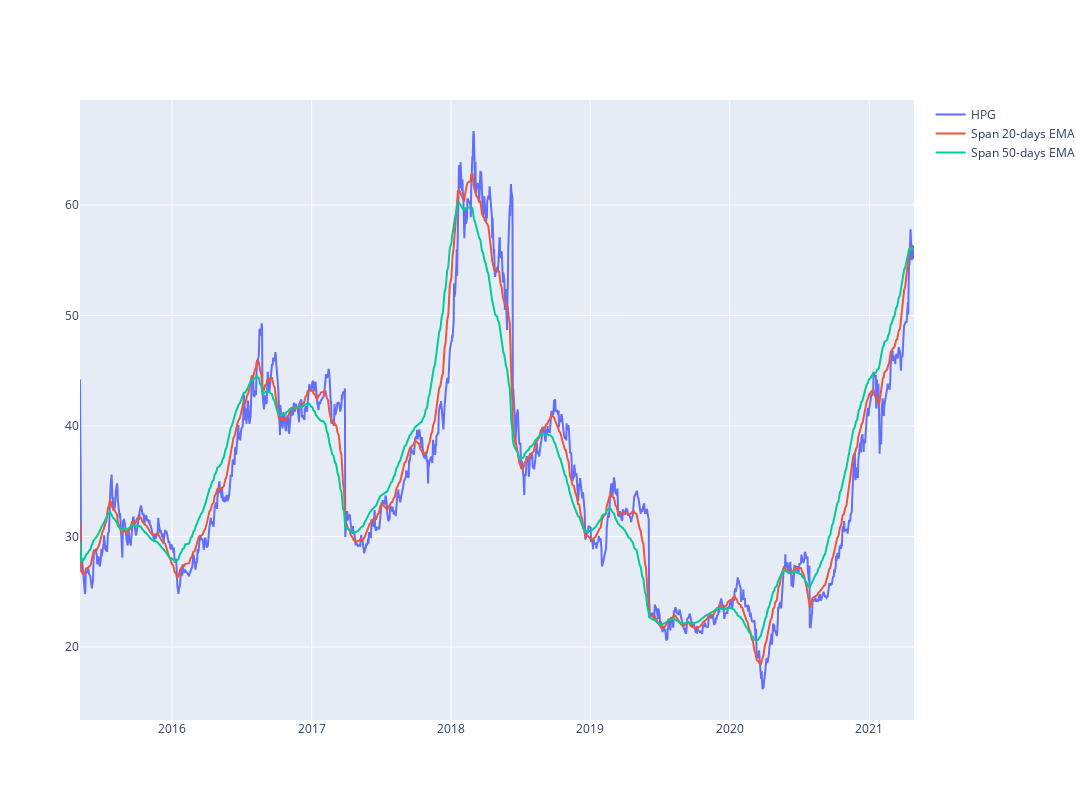

Notebook source saved alongside this figure:
### Code cell
#plot linechart for stock price
short_rolling = df['<Close>'].rolling(window=20).mean()

ema_long = df['<Close>'].ewm(span=50, adjust=False).mean()
ema_short = df['<Close>'].ewm(span=20, adjust=False).mean()
line_price = df['<Close>']
fig = go.Figure()
#px.line(df_hpg, x='datetime', y='<Close>', labels={'x':'Date', 'y':'Price'})
fig.update_layout(  autosize=False,   width=1200,    height=800)
fig.add_trace(go.Scatter(x=df.datetime, y=line_price, 
                        mode='lines', name=stock))

fig.add_trace(go.Scatter(x=df.datetime, y=ema_short, 
                        mode='lines', name='Span 20-days EMA'))

fig.add_trace(go.Scatter(x=df.datetime, y=ema_long, 
                        mode='lines', name='Span 50-days EMA'))

### Figure 1 — Plotly figure (JSON) as saved in the notebook; plotly's stock layout.template omitted (floating-point values rounded to 4 significant figures; data arrays with more than 128 entries replaced by an {"elided": "..."} marker saying what was removed)
{"data": [{"mode": "lines", "name": "HPG", "type": "scatter", "x": {"elided": "1500 str values"}, "y": {"elided": "1500 float values"}}, {"mode": "lines", "name": "Span 20-days EMA", "type": "scatter", "x": {"elided": "1500 str values"}, "y": {"elided": "1500 float values"}}, {"mode": "lines", "name": "Span 50-days EMA", "type": "scatter", "x": {"elided": "1500 str values"}, "y": {"elided": "1500 float values"}}], "layout": {"autosize": false, "height": 800, "width": 1200}}
